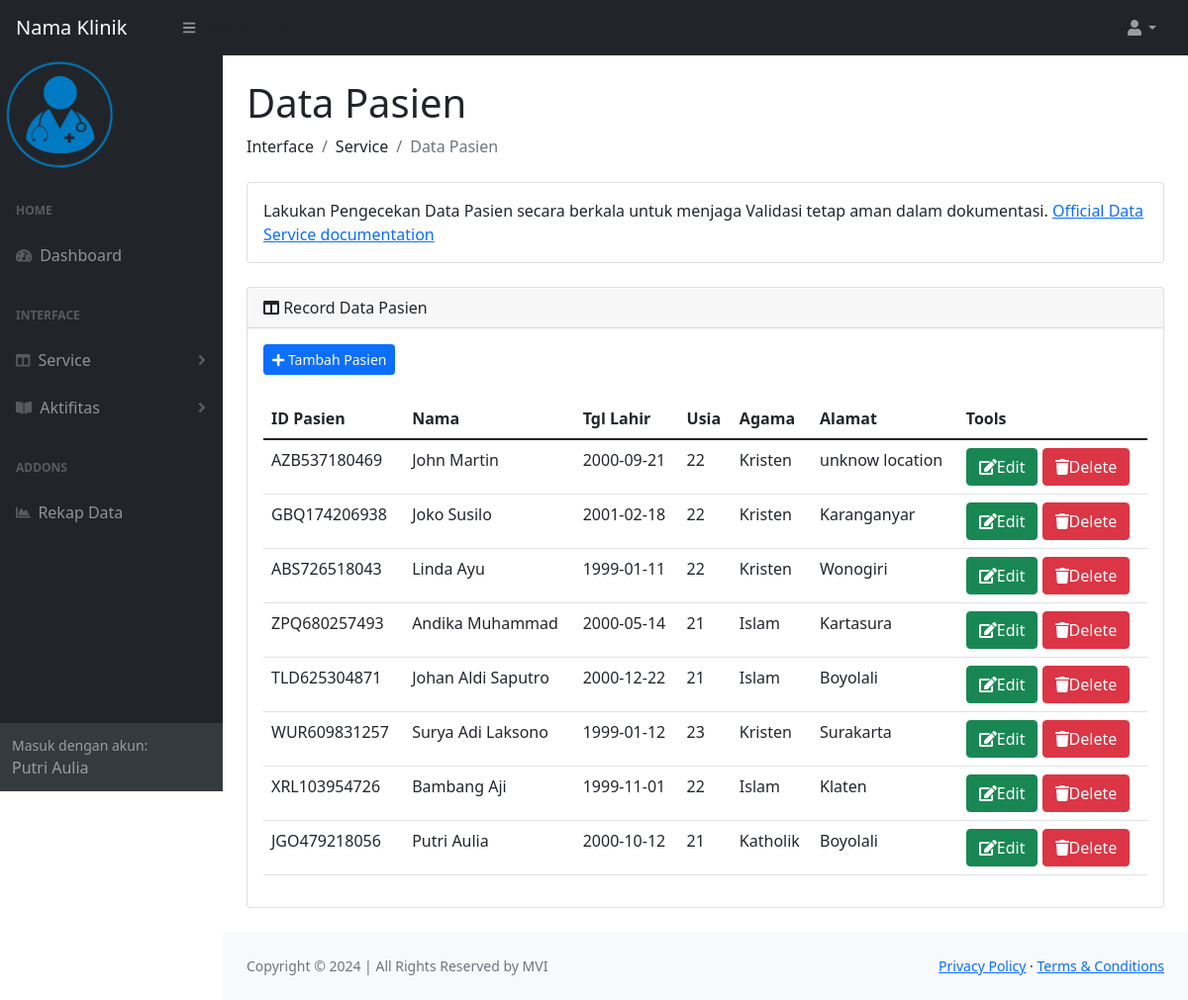
Page /halaman/pasien.php (signed in) on the committed database.
### tables this page shows
CREATE TABLE `users` (
  `id` int(11) NOT NULL AUTO_INCREMENT,
  `id_user` varchar(25) NOT NULL,
  `nama` varchar(100) NOT NULL,
  `tgl_lahir` date NOT NULL DEFAULT current_timestamp(),
  `agama` varchar(25) NOT NULL,
  `usia` int(11) NOT NULL,
  `alamat` varchar(255) NOT NULL,
  `email` varchar(50) NOT NULL,
  `level` varchar(25) NOT NULL,
  `password` varchar(255) NOT NULL,
  PRIMARY KEY (`id`),
  UNIQUE KEY `id_user` (`id_user`)
);

### halaman/pasien.php (the view, shortened to what this page needs)
<?php
include "../include/functions.php";
?>
<!DOCTYPE html>
<html lang="en">
    <?php
    include '../include/header.php';
    ?>
    <body class="sb-nav-fixed">
        <?php
        include '../include/navbar.php';
        ?>
        <div id="layoutSidenav">
            <div id="layoutSidenav_nav">
                <?php
                include '../include/navside.php';
                ?>
            </div>
            <div id="layoutSidenav_content">
                <main>
                    <div class="container-fluid px-4">
                        <h1 class="mt-4">Data Pasien</h1>
                        <ol class="breadcrumb mb-4">
                            <li class="breadcrumb-item"><a style="text-decoration:none; color: inherit" href="#">Interface</a></li>
                            <li class="breadcrumb-item"><a style="text-decoration:none; color: inherit" href="#">Service</a></li>
                            <li class="breadcrumb-item active">Data Pasien</li>
                        </ol>
                        <div class="card mb-4">
                            <div class="card-body">
                                Lakukan Pengecekan Data Pasien secara berkala untuk menjaga Validasi tetap aman dalam dokumentasi.
                                <a target="_blank" href="#">Official Data Service documentation</a>
                            </div>
                        </div>
                        <div class="card mb-4">
                            <div class="card-header">
                                <i class="fas fa-columns"></i>
                                Record Data Pasien
                            </div>
                            <div class="card-body">
                                <a href="pasien_add.php"><button class="btn btn-primary btn-sm btn-flat"><i class="fa fa-plus"></i> Tambah Pasien</button></a><br><br>
                                <table class="table" method="GET" id="datatablesSimple">
                                <thead>
                                    <th>ID Pasien</th>
                                    <th>Nama</th>
                                    <th>Tgl Lahir</th>
                                    <th>Usia</th>
                                    <th>Agama</th>
                                    <th>Alamat</th>
                                    <th>Tools</th>
                                </thead>
                                <tbody>
                                <?php
                                    $sql = "SELECT * FROM users WHERE level = 'Pasien' ORDER BY ID DESC";
                                    $query = $conn->query($sql);
                                    while($row = $query->fetch_assoc()){
                                    echo "
                                        <tr>
                                        <td>".$row['id_user']."</td>
                                        <td>".$row['nama']."</td>
                                        <td>".$row['tgl_lahir']."</td>
                                        <td>".$row['usia']."</td>
                                        <td>".$row['agama']."</td>
                                        <td>".$row['alamat']."</td>
                                        <td>
                                            <a href='pasien_edit.php?id=".$row['id_user']."'><button class='btn btn-success'><i class='fa fa-edit'></i>Edit</button></a>
                                            <a href=javascript:dialogHapus('pasien_delete.php?id=".$row['id_user']."')><button class='btn btn-danger'><i class='fa fa-trash'></i>Delete</button></a>
                                        </td>
                                        </tr>
                                    ";
                                    }
                                ?>
                                </tbody>
                                </table>
                            </div>
                        </div>
                    </div>
                </main>
                <?php
                include '../include/footer.php';
                ?>
            </div>
        </div>
    </body>
</html>

### include/header.php (shortened to what this page needs)
<head>
    <link href="https://cdn.jsdelivr.net/npm/simple-datatables@latest/dist/style.css" rel="stylesheet" />
    <link href="../css/styles.css" rel="stylesheet" />
</head>

### include/navbar.php (shortened to what this page needs)
<nav class="sb-topnav navbar navbar-expand navbar-dark bg-dark">
    <a class="navbar-brand ps-3" href="index.php">Nama Klinik</a>
    <button class="btn btn-link btn-sm order-1 order-lg-0 me-4 me-lg-0" id="sidebarToggle" href="#!"><i class="fas fa-bars"></i></button>
        <div class="input-group">
        </div>
    <ul class="navbar-nav ms-auto ms-md-0 me-3 me-lg-4">
        <li class="nav-item dropdown">
            <a class="nav-link dropdown-toggle" id="navbarDropdown" href="#" role="button" data-bs-toggle="dropdown" aria-expanded="false"><i class="fas fa-user fa-fw"></i></a>
        </li>
    </ul>
</nav>

### include/navside.php (shortened to what this page needs)
<nav class="sb-sidenav accordion sb-sidenav-dark" id="sidenavAccordion">
    <img style="width:120px; height:120px;" src="../images/logo1.png" alt="logo1">
    <div class="sb-sidenav-menu">
        <div class="nav">
            <div class="sb-sidenav-menu-heading">Home</div>
            <a class="nav-link" href="index.php">
                <div class="sb-nav-link-icon"><i class="fas fa-tachometer-alt"></i></div>
                Dashboard
            </a>
            <div class="sb-sidenav-menu-heading">Interface</div>
            <a class="nav-link collapsed" href="#" data-bs-toggle="collapse" data-bs-target="#collapseLayouts" aria-expanded="false" aria-controls="collapseLayouts">
                <div class="sb-nav-link-icon"><i class="fas fa-columns"></i></div>
                Service
                <div class="sb-sidenav-collapse-arrow"><i class="fas fa-angle-down"></i></div>
            </a>
            <a class="nav-link collapsed" href="#" data-bs-toggle="collapse" data-bs-target="#collapsePages" aria-expanded="false" aria-controls="collapsePages">
                <div class="sb-nav-link-icon"><i class="fas fa-book-open"></i></div>
                Aktifitas
                <div class="sb-sidenav-collapse-arrow"><i class="fas fa-angle-down"></i></div>
            </a>
            <div class="sb-sidenav-menu-heading">Addons</div>
            <a class="nav-link" href="rekap.php">
                <div class="sb-nav-link-icon"><i class="fas fa-chart-area"></i></div>
                Rekap Data
            </a>
        </div>
    </div>
    <div class="sb-sidenav-footer">
        <div class="small">Masuk dengan akun:</div>
        <?= $_SESSION['nama']; ?>
    </div>
</nav>

### include/footer.php (shortened to what this page needs)
<footer class="py-4 bg-light mt-auto">
    <div class="container-fluid px-4">
        <div class="d-flex align-items-center justify-content-between small">
            <div class="text-muted">Copyright &copy;
            | All Rights Reserved by MVI
            </div>
            <div>
                <a href="javascript:;">Privacy Policy</a>
                   &middot;
                <a href="javascript:;">Terms &amp; Conditions</a>
            </div>
        </div>
    </div>
</footer>

### rows in the picture
users: id_user "AZB537180469", nama "John Martin", tgl_lahir "2000-09-21", usia "22", agama "Kristen", alamat "unknow location"
users: id_user "GBQ174206938", nama "Joko Susilo", tgl_lahir "2001-02-18", usia "22", agama "Kristen", alamat "Karanganyar"
users: id_user "ABS726518043", nama "Linda Ayu", tgl_lahir "1999-01-11", usia "22", agama "Kristen", alamat "Wonogiri"
users: id_user "ZPQ680257493", nama "Andika Muhammad", tgl_lahir "2000-05-14", usia "21", agama "Islam", alamat "Kartasura"
users: id_user "TLD625304871", nama "Johan Aldi Saputro", tgl_lahir "2000-12-22", usia "21", agama "Islam", alamat "Boyolali"
users: id_user "WUR609831257", nama "Surya Adi Laksono", tgl_lahir "1999-01-12", usia "23", agama "Kristen", alamat "Surakarta"
users: id_user "XRL103954726", nama "Bambang Aji", tgl_lahir "1999-11-01", usia "22", agama "Islam", alamat "Klaten"
users: id_user "JGO479218056", nama "Putri Aulia", tgl_lahir "2000-10-12", usia "21", agama "Katholik", alamat "Boyolali"

### other values in the picture
$_SESSION['nama'] "Putri Aulia"
